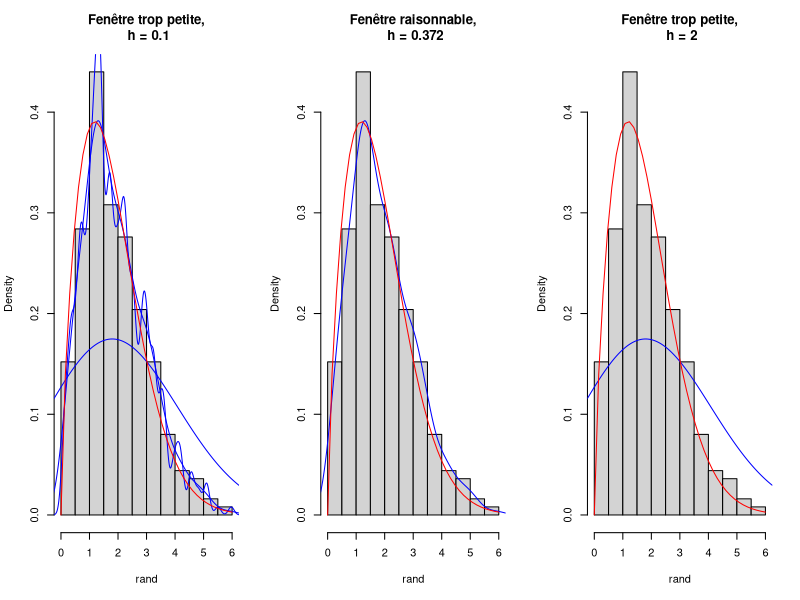

This chart was generated by the following R code:
## ---- chunk 1
knitr::opts_chunk$set(echo = F)
## ---- chunk 2
par(mfrow=c(1,3))

seq <- seq(0,6, length.out = 40)
yweib <- dweibull(seq,1.7,2)
rand <-rweibull(500,1.7,2)

hist(rand, breaks = 12, freq = F, main = "")
lines(density(rand, bw = 0.1), col ="blue")
lines(density(rand), col ="blue")
lines(density(rand, bw = 2), col ="blue")
lines(seq, yweib, col="red")
title("Fenêtre trop petite,\n h = 0.1")

hist(rand, breaks = 12, freq = F, main = "")
lines(density(rand), col ="blue")
lines(seq, yweib, col="red")
title("Fenêtre raisonnable,\n h = 0.372")

hist(rand, breaks = 12, freq = F, main = "")
lines(density(rand, bw = 2), col ="blue")
lines(seq, yweib, col="red")
title("Fenêtre trop petite,\n h = 2")


